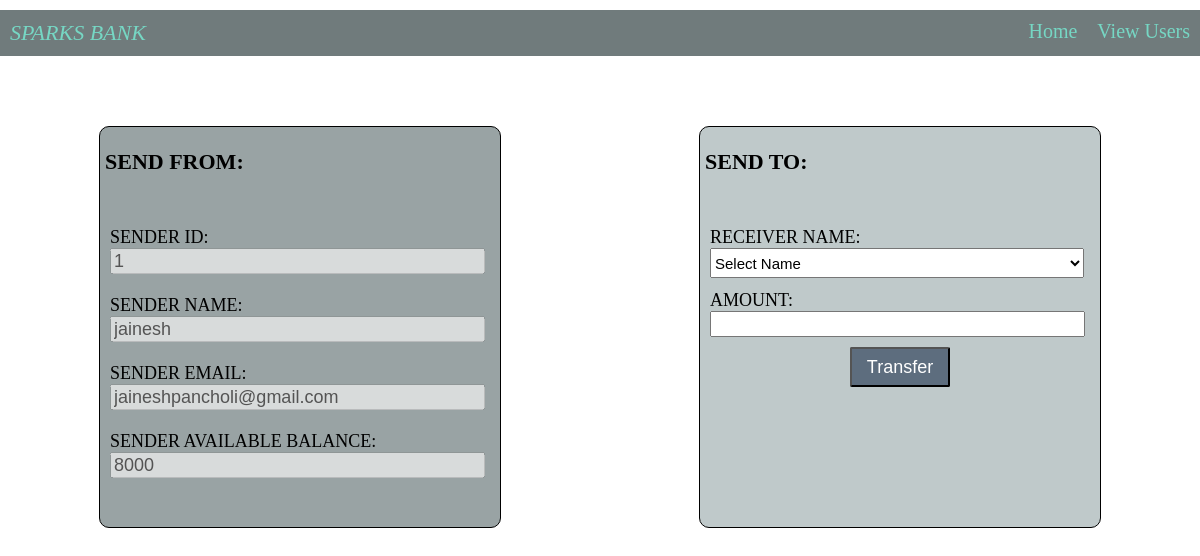
The page /transferto/1/ on the database its author committed.
### Bank/models.py (models this page shows, shortened)
class user(models.Model):
    Name = models.CharField(max_length=100, null=True)
    Email = models.EmailField(null=True)
    Balance = models.IntegerField(null=True)

### Bank/views.py (the view, shortened to what this page needs)
# urls.py: path('transferto/<int:uid>/', TransferTo, name="transfer"),
def TransferTo(request, uid):
    error = False
    users = user.objects.get(id = uid)
    allusers = user.objects.filter()
    d = {"users":users, "allusers":allusers, "error":error}
    return render(request, 'TransferTo.html', d)

### Bank/templates/TransferTo.html (shortened to what this page needs)
{% extends 'Nav_Footer.html' %}
{% load static %}
{% block Data %}
<section class="page">
    <div class="senderform">
        <h3 class="about">SEND FROM:</h3>
        <div class="sendertext">
            <form action="" method="post">
                SENDER ID:<br>
                <input type="number" name="senderid" value="{{ users.id }}" class="input" disabled><br><br>
                SENDER NAME:<br>
                <input type="text" id="name" name="name" value="{{ users.Name }}" class="input" disabled><br><br>
                SENDER EMAIL:<br>
                <input type="email" name="email" value="{{ users.Email}}" class="input" disabled><br><br>
                SENDER AVAILABLE BALANCE:<br>
                <input type="number" name="balance" value="{{ users.Balance }}" class="input" disabled><br><br>
            </form>
        </div>
    </div>
    <div class="receiverform">
        <h3 class="about">SEND TO:</h3>
        <div class="sendertext">
            <form action="" method="post">
                RECEIVER NAME:<br>
                <div>
                    <select required class="selectinput" name="uid">
                        <option value="">Select Name</option>
                    </select>
                </div>
                AMOUNT:<br>
                <input type="number" required value="" oninput="fun()" id="amount" name="amount" class="input">
                <div class="trbtn">
                    <input type="submit" value="Transfer">
                </div>
            </form>
        </div>
    </div>
</section>
{% endblock %}

### Bank/static/Home.css (style rules this page uses)
body { margin:0; }
.page { padding-top: 60px; justify-content: space-around; display: flex; }
.senderform { border: 1px solid black; border-radius: 10px; height: 400px; width: 400px; background-color: #99A3A4 ; }
.receiverform { border: 1px solid black; border-radius: 10px; height: 400px; width: 400px; background-color: #BFC9CA; }
.sendertext { padding-left: 10px; padding-top: 30px; font-size: 18px; }
.about { padding-left: 5px; font-size: 22px; }
.input { width: 94%; height: 20px; font-size: 18px; }
.trbtn input { height: 40px; width: 100px; margin-top: 10px; font-size: 18px; text-align: center; cursor: pointer; border-radius: 2px; margin-left: 140px; background-color: #5D6D7E; color: white; }
.selectinput { width: 96%; height: 30px; margin-bottom: 12px; font-size: 15px; }

### rows shown on the page
user: senderid "1", name "jainesh", email "jaineshpancholi@gmail.com", balance "8000"
